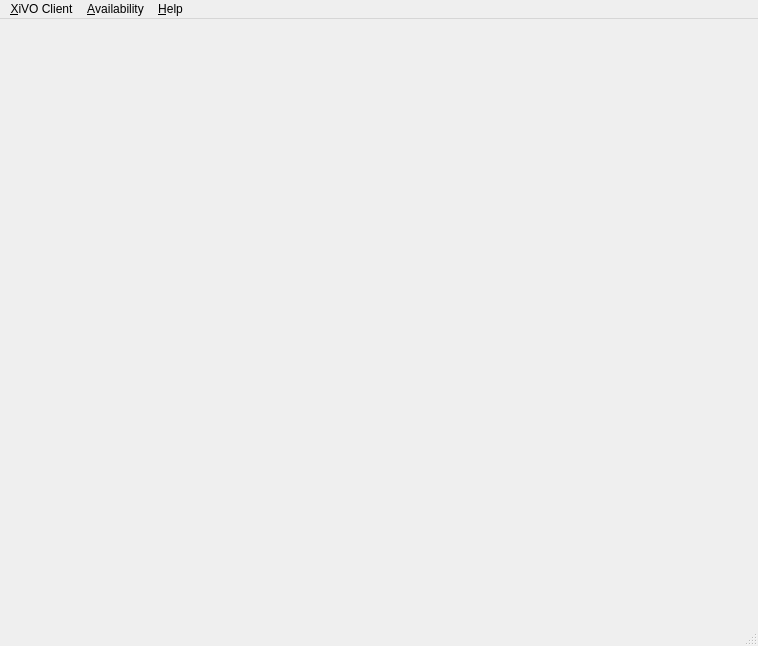
<?xml version="1.0" encoding="UTF-8"?>
<ui version="4.0">
 <class>MainWindow</class>
 <widget class="QMainWindow" name="MainWindow">
  <property name="geometry">
   <rect>
    <x>0</x>
    <y>0</y>
    <width>758</width>
    <height>646</height>
   </rect>
  </property>
  <property name="windowTitle">
   <string>XiVO Client</string>
  </property>
  <property name="windowIcon">
   <iconset resource="../../xivoclient.qrc">
    <normaloff>:/images/xivoicon.png</normaloff>:/images/xivoicon.png</iconset>
  </property>
  <property name="animated">
   <bool>false</bool>
  </property>
  <property name="dockOptions">
   <set>QMainWindow::AllowNestedDocks</set>
  </property>
  <property name="unifiedTitleAndToolBarOnMac">
   <bool>true</bool>
  </property>
  <widget class="QWidget" name="centralwidget">
   <widget class="QLabel" name="padlock">
    <property name="geometry">
     <rect>
      <x>110</x>
      <y>440</y>
      <width>48</width>
      <height>48</height>
     </rect>
    </property>
    <property name="text">
     <string/>
    </property>
    <property name="pixmap">
     <pixmap resource="../../xivoclient.qrc">:/images/padlock.png</pixmap>
    </property>
   </widget>
   <widget class="QLabel" name="xivo_login">
    <property name="geometry">
     <rect>
      <x>240</x>
      <y>400</y>
      <width>64</width>
      <height>64</height>
     </rect>
    </property>
    <property name="text">
     <string/>
    </property>
    <property name="pixmap">
     <pixmap resource="../../xivoclient.qrc">:/images/xivo-login.png</pixmap>
    </property>
   </widget>
   <widget class="QLabel" name="xivoicon_red">
    <property name="geometry">
     <rect>
      <x>430</x>
      <y>390</y>
      <width>64</width>
      <height>64</height>
     </rect>
    </property>
    <property name="text">
     <string/>
    </property>
    <property name="pixmap">
     <pixmap resource="../../xivoclient.qrc">:/images/xivoicon-red.png</pixmap>
    </property>
   </widget>
   <widget class="QLabel" name="xivoicon_green">
    <property name="geometry">
     <rect>
      <x>250</x>
      <y>240</y>
      <width>64</width>
      <height>64</height>
     </rect>
    </property>
    <property name="text">
     <string/>
    </property>
    <property name="pixmap">
     <pixmap resource="../../xivoclient.qrc">:/images/xivoicon-green.png</pixmap>
    </property>
   </widget>
   <widget class="QLabel" name="xivoicon_black">
    <property name="geometry">
     <rect>
      <x>410</x>
      <y>240</y>
      <width>64</width>
      <height>64</height>
     </rect>
    </property>
    <property name="text">
     <string/>
    </property>
    <property name="pixmap">
     <pixmap resource="../../xivoclient.qrc">:/images/xivoicon-black.png</pixmap>
    </property>
   </widget>
   <widget class="QLabel" name="disconnected">
    <property name="geometry">
     <rect>
      <x>120</x>
      <y>150</y>
      <width>40</width>
      <height>40</height>
     </rect>
    </property>
    <property name="text">
     <string/>
    </property>
    <property name="pixmap">
     <pixmap resource="../../xivoclient.qrc">:/images/disconnected.png</pixmap>
    </property>
   </widget>
   <widget class="QLabel" name="connected">
    <property name="geometry">
     <rect>
      <x>40</x>
      <y>80</y>
      <width>40</width>
      <height>40</height>
     </rect>
    </property>
    <property name="text">
     <string/>
    </property>
    <property name="pixmap">
     <pixmap resource="../../xivoclient.qrc">:/images/connected.png</pixmap>
    </property>
   </widget>
   <widget class="QLabel" name="config_profile">
    <property name="geometry">
     <rect>
      <x>510</x>
      <y>130</y>
      <width>0</width>
      <height>14</height>
     </rect>
    </property>
    <property name="text">
     <string/>
    </property>
   </widget>
  </widget>
  <widget class="QMenuBar" name="menubar">
   <property name="geometry">
    <rect>
     <x>0</x>
     <y>0</y>
     <width>758</width>
     <height>19</height>
    </rect>
   </property>
   <widget class="QMenu" name="menu_client">
    <property name="title">
     <string>&amp;XiVO Client</string>
    </property>
    <addaction name="action_configure"/>
    <addaction name="action_to_systray"/>
    <addaction name="action_show_window"/>
    <addaction name="separator"/>
    <addaction name="action_connect"/>
    <addaction name="action_disconnect"/>
    <addaction name="separator"/>
    <addaction name="action_quit"/>
   </widget>
   <widget class="QMenu" name="menu_availability">
    <property name="title">
     <string>&amp;Availability</string>
    </property>
   </widget>
   <widget class="QMenu" name="menu_help">
    <property name="title">
     <string>&amp;Help</string>
    </property>
    <addaction name="action_about_client"/>
    <addaction name="action_about_qt"/>
    <addaction name="action_credits"/>
   </widget>
   <addaction name="menu_client"/>
   <addaction name="menu_availability"/>
   <addaction name="menu_help"/>
  </widget>
  <widget class="QStatusBar" name="statusbar"/>
  <action name="action_configure">
   <property name="text">
    <string>Confi&amp;gure</string>
   </property>
   <property name="statusTip">
    <string>Configure account and connection options</string>
   </property>
   <property name="menuRole">
    <enum>QAction::PreferencesRole</enum>
   </property>
  </action>
  <action name="action_to_systray">
   <property name="text">
    <string>To S&amp;ystray</string>
   </property>
   <property name="statusTip">
    <string>Enter the system tray</string>
   </property>
  </action>
  <action name="action_connect">
   <property name="text">
    <string>&amp;Connect</string>
   </property>
   <property name="statusTip">
    <string>Connect to the server</string>
   </property>
  </action>
  <action name="action_disconnect">
   <property name="text">
    <string>&amp;Disconnect</string>
   </property>
   <property name="statusTip">
    <string>Disconnect from the server</string>
   </property>
  </action>
  <action name="action_quit">
   <property name="text">
    <string>&amp;Quit</string>
   </property>
   <property name="statusTip">
    <string>Close the application</string>
   </property>
  </action>
  <action name="action_show_window">
   <property name="text">
    <string>&amp;Show window</string>
   </property>
   <property name="statusTip">
    <string>Show window</string>
   </property>
  </action>
  <action name="action_about_client">
   <property name="text">
    <string>&amp;About XiVO Client</string>
   </property>
  </action>
  <action name="action_about_qt">
   <property name="text">
    <string>About &amp;Qt</string>
   </property>
  </action>
  <action name="action_credits">
   <property name="text">
    <string>&amp;Credits</string>
   </property>
  </action>
 </widget>
 <resources>
  <include location="../../xivoclient.qrc"/>
 </resources>
 <connections/>
</ui>
